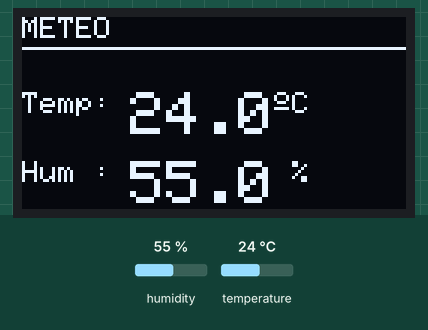
The program below on a simulated ESP32. Shown: 128×64 one-colour display. The inputs (shaded band) are chosen by the test bench; at power-on: humidity 55 %, temperature 24 °C.

Above: at 3.2 s.
3.3 s: humidity set to 22 %
At 5.8 s:
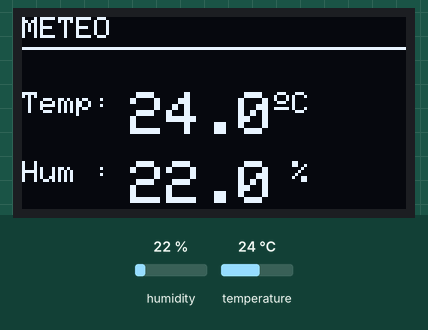
6.2 s: temperature set to 12 °C
At 7.8 s:
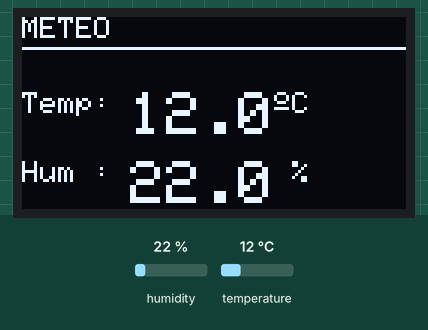
9.1 s: humidity set to 40 %
At 11.5 s:
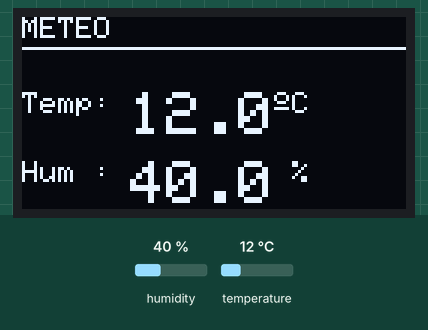
12.4 s: temperature set to 19 °C
At 13.4 s:
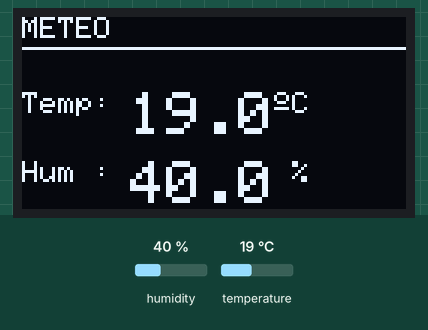
Timing chart, 0 to 15.4 s (numbered marks = the images above; inputs shaded):
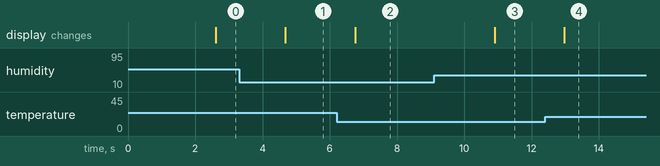

The program:

main.cpp
```cpp
#include <Arduino.h>
#include <DHT.h>
#include <Adafruit_SSD1306.h>
#include <Wire.h>

// Configuration du capteur DHT
#define DHTPIN 14
#define DHTTYPE DHT11
DHT dht(DHTPIN, DHTTYPE);

// Configuration de l'écran OLED (Taille standard 128x64)
#define SCREEN_WIDTH 128
#define SCREEN_HEIGHT 64
#define OLED_RESET -1
Adafruit_SSD1306 display(SCREEN_WIDTH, SCREEN_HEIGHT, &Wire, OLED_RESET);

void setup()
{
    Serial.begin(115200);
    dht.begin();

    // Initialisation de l'écran OLED à l'adresse 0x3C (adresse standard)
    if (!display.begin(SSD1306_SWITCHCAPVCC, 0x3C))
    {
        Serial.println(F("Erreur : Écran OLED non détecté !"));
        for (;;)
            ; // Bloquer le programme si l'écran n'est pas trouvé
    }

    // Message d'accueil sur l'OLED
    display.clearDisplay();
    display.setTextSize(1);
    display.setTextColor(SSD1306_WHITE);
    display.setCursor(10, 20);
    display.println(F("Demarrage..."));
    display.display();
    delay(1500);
}

void loop()
{
    delay(1000);

    // Effacer l'écran avant d'écrire la nouvelle valeur
    display.clearDisplay();

    // Titre en haut de l'écran
    display.setTextSize(1);
    display.setCursor(0, 0);
    display.println(F("METEO"));
    display.drawLine(0, 10, 128, 10, SSD1306_WHITE); // Petite ligne de séparation

    float humidity = dht.readHumidity();
    float temperature = dht.readTemperature();

    if (isnan(humidity) || isnan(temperature))
    {
        Serial.println(F("Échec de la lecture du capteur DHT !"));
        return;
    }

     // Affichage Température
    display.setTextSize(1);
    display.setCursor(0, 25);
    display.print("Temp: ");
    display.setTextSize(2);      // Plus grande taille pour la valeur
    display.print(temperature, 1); // 1 chiffre après la virgule
    display.setTextSize(1);
    display.write(167);          // Symbole du degré (°)
    display.println("C");

    // Affichage Humidité
    display.setTextSize(1);
    display.setCursor(0, 48);
    display.print("Hum : ");
    display.setTextSize(2);
    display.print(humidity, 1);
    display.setTextSize(1);
    display.println(" %");

    // Envoyer les données physiques à l'écran
    display.display();
}
```

Measured:
- after the input at 3.3 s, the display: changes after 1.4 s (image 1)
- after the input at 6.2 s, the display: changes after 0.55 s (image 2)
- after the input at 9.1 s, the display: changes after 1.8 s (image 3)
- after the input at 12.4 s, the display: changes after 0.58 s (image 4)
